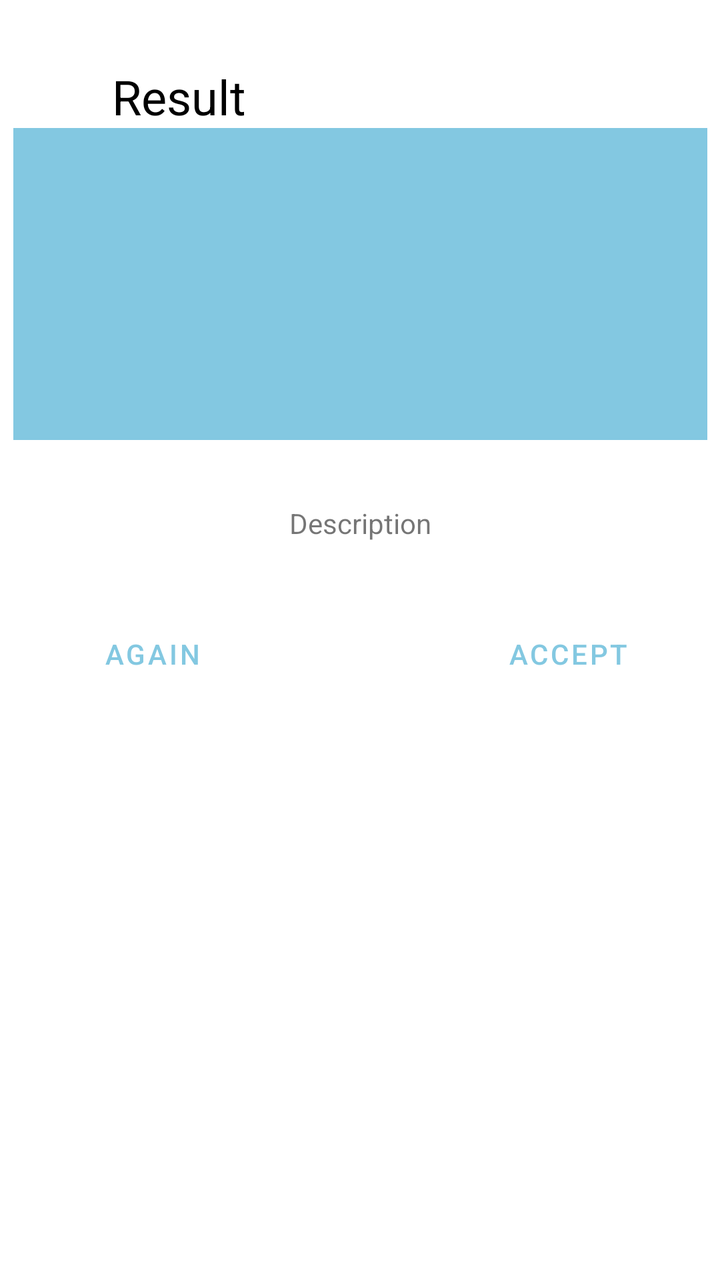
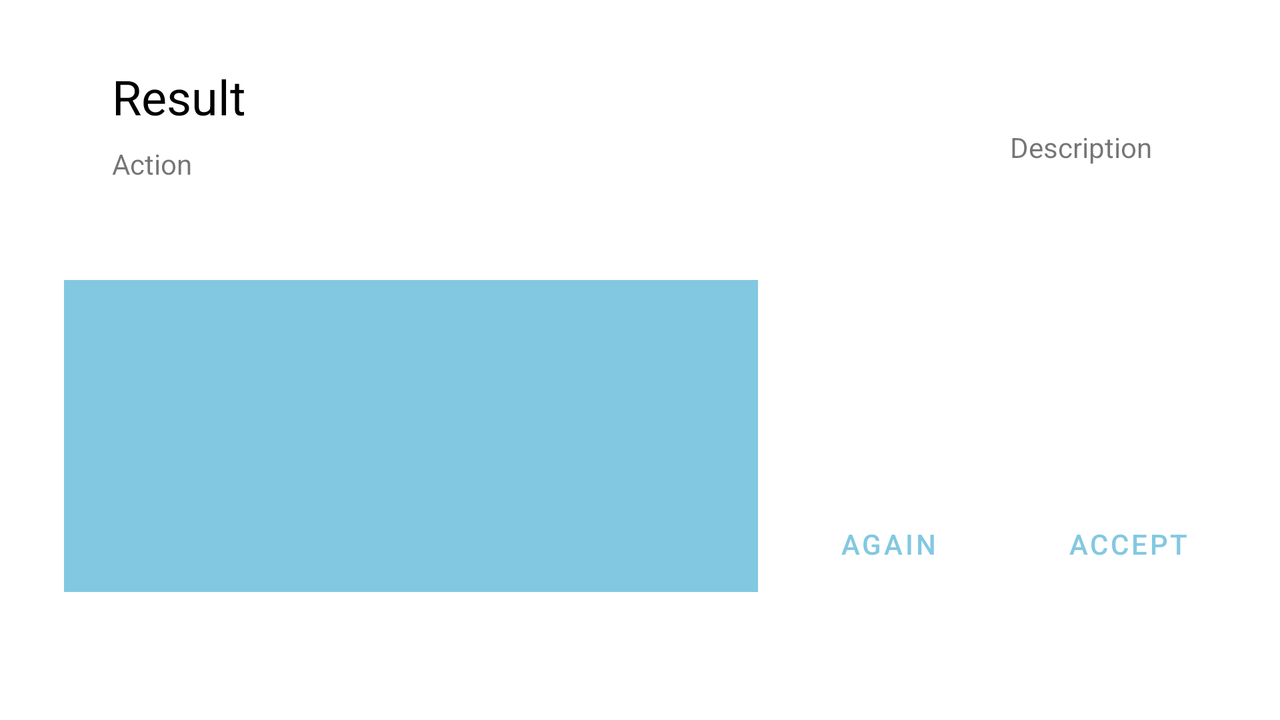

The same Android screen from two of the app's own layout files: first res/layout/ as a phone draws it, then the repository's variant for another configuration, drawn on a device whose configuration selects that folder. Both files follow.
<!-- AndroidManifest.xml: application theme AppTheme -->
<!-- res/layout/content_result.xml -->
<?xml version="1.0" encoding="utf-8"?>
<android.support.constraint.ConstraintLayout xmlns:android="http://schemas.android.com/apk/res/android"
    xmlns:app="http://schemas.android.com/apk/res-auto"
    xmlns:tools="http://schemas.android.com/tools"
    android:layout_width="match_parent"
    android:layout_height="match_parent"
    app:layout_behavior="@string/appbar_scrolling_view_behavior"
    tools:context=".ResultActivity"
    tools:showIn="@layout/activity_result">

    <ImageView
        android:id="@+id/resultLogo_imageView"
        android:layout_width="wrap_content"
        android:layout_height="wrap_content"
        android:layout_marginStart="32dp"
        android:layout_marginLeft="32dp"
        android:layout_marginTop="32dp"
        android:contentDescription="@string/logocompany"
        app:layout_constraintStart_toStartOf="parent"
        app:layout_constraintTop_toTopOf="parent"
        app:srcCompat="@mipmap/ic_launcher_round" />

    <TextView
        android:id="@+id/resultEvent_textView"
        android:layout_width="wrap_content"
        android:layout_height="wrap_content"
        android:layout_marginStart="24dp"
        android:layout_marginLeft="24dp"
        android:layout_marginTop="32dp"
        android:text="@string/result"
        android:textColor="@android:color/black"
        android:textSize="24sp"
        app:layout_constraintStart_toEndOf="@+id/resultLogo_imageView"
        app:layout_constraintTop_toTopOf="parent" />

    <TextView
        android:id="@+id/resultCategory_textView"
        android:layout_width="wrap_content"
        android:layout_height="wrap_content"
        android:layout_marginStart="24dp"
        android:layout_marginLeft="24dp"
        android:layout_marginTop="8dp"
        android:text="@string/category1"
        app:layout_constraintStart_toEndOf="@+id/resultLogo_imageView"
        app:layout_constraintTop_toBottomOf="@+id/resultEvent_textView" />

    <TextView
        android:id="@+id/resultDescription_textView"
        android:layout_width="wrap_content"
        android:layout_height="wrap_content"
        android:layout_marginStart="32dp"
        android:layout_marginLeft="32dp"
        android:layout_marginTop="32dp"
        android:layout_marginEnd="32dp"
        android:layout_marginRight="32dp"
        android:text="@string/description"
        app:layout_constraintEnd_toEndOf="parent"
        app:layout_constraintStart_toStartOf="parent"
        app:layout_constraintTop_toBottomOf="@+id/resultImage_imageView" />

    <Button
        android:id="@+id/resultAgain_button"
        style="@style/Widget.MaterialComponents.Button.TextButton"
        android:layout_width="wrap_content"
        android:layout_height="wrap_content"
        android:layout_marginStart="32dp"
        android:layout_marginLeft="32dp"
        android:layout_marginTop="32dp"
        android:onClick="buttonAgainClicked"
        android:text="@string/redo"
        app:layout_constraintStart_toStartOf="parent"
        app:layout_constraintTop_toBottomOf="@+id/resultDescription_textView" />

    <Button
        android:id="@+id/resultAccept_button"
        style="@style/Widget.MaterialComponents.Button.TextButton"
        android:layout_width="wrap_content"
        android:layout_height="wrap_content"
        android:layout_marginTop="32dp"
        android:layout_marginEnd="32dp"
        android:layout_marginRight="32dp"
        android:onClick="buttonAcceptClicked"
        android:text="@string/accept"
        app:layout_constraintEnd_toEndOf="parent"
        app:layout_constraintTop_toBottomOf="@+id/resultDescription_textView" />

    <ImageView
        android:id="@+id/resultImage_imageView"
        android:layout_width="347dp"
        android:layout_height="156dp"
        android:layout_marginStart="32dp"
        android:layout_marginLeft="32dp"
        android:layout_marginTop="32dp"
        android:layout_marginEnd="32dp"
        android:layout_marginRight="32dp"
        android:layout_marginBottom="32dp"
        android:contentDescription="@string/picturecompany"
        app:layout_constraintBottom_toTopOf="@+id/resultDescription_textView"
        app:layout_constraintEnd_toEndOf="parent"
        app:layout_constraintStart_toStartOf="parent"
        app:layout_constraintTop_toBottomOf="@+id/resultLogo_imageView"
        app:srcCompat="@color/colorPrimary" />

</android.support.constraint.ConstraintLayout>
<!-- resources referenced by this layout -->
<resources>
  <color name="colorPrimary">#83C8E1</color>
  <string name="accept">Accept</string>
  <string name="category1" translatable="false">Action</string>
  <string name="description">Description</string>
  <string name="logocompany" translatable="false">Logo Company</string>
  <string name="picturecompany" translatable="false">Picture Company</string>
  <string name="redo">AGAIN</string>
  <string name="result">Result</string>
  <style name="AppTheme" parent="Theme.MaterialComponents.Light.DarkActionBar">
          
          <item name="colorPrimary">@color/colorPrimary</item>
          <item name="colorPrimaryDark">@color/colorPrimaryDark</item>
          <item name="colorAccent">@color/colorAccent</item>
      </style>
  <color name="colorPrimaryDark">#5197af</color>
  <color name="colorAccent">#BDBDBD</color>
</resources>
<!-- res/layout-land/content_result.xml (the repository's variant of the layout above) -->
<!-- drawn on the phone turned sideways -->
<?xml version="1.0" encoding="utf-8"?>
<android.support.constraint.ConstraintLayout xmlns:android="http://schemas.android.com/apk/res/android"
    xmlns:app="http://schemas.android.com/apk/res-auto"
    xmlns:tools="http://schemas.android.com/tools"
    android:layout_width="match_parent"
    android:layout_height="match_parent"
    app:layout_behavior="@string/appbar_scrolling_view_behavior"
    tools:context=".ResultActivity"
    tools:showIn="@layout/activity_result">

    <ImageView
        android:id="@+id/resultLogo_imageView"
        android:layout_width="wrap_content"
        android:layout_height="wrap_content"
        android:layout_marginStart="32dp"
        android:layout_marginLeft="32dp"
        android:layout_marginTop="32dp"
        android:contentDescription="@string/logocompany"
        app:layout_constraintStart_toStartOf="parent"
        app:layout_constraintTop_toTopOf="parent"
        app:srcCompat="@mipmap/ic_launcher_round" />

    <TextView
        android:id="@+id/resultEvent_textView"
        android:layout_width="wrap_content"
        android:layout_height="wrap_content"
        android:layout_marginStart="24dp"
        android:layout_marginLeft="24dp"
        android:layout_marginTop="32dp"
        android:text="@string/result"
        android:textColor="@android:color/black"
        android:textSize="24sp"
        app:layout_constraintStart_toEndOf="@+id/resultLogo_imageView"
        app:layout_constraintTop_toTopOf="parent" />

    <TextView
        android:id="@+id/resultCategory_textView"
        android:layout_width="wrap_content"
        android:layout_height="wrap_content"
        android:layout_marginStart="24dp"
        android:layout_marginLeft="24dp"
        android:layout_marginTop="8dp"
        android:text="@string/category1"
        app:layout_constraintStart_toEndOf="@+id/resultLogo_imageView"
        app:layout_constraintTop_toBottomOf="@+id/resultEvent_textView" />

    <TextView
        android:id="@+id/resultDescription_textView"
        android:layout_width="wrap_content"
        android:layout_height="wrap_content"
        android:layout_marginTop="64dp"
        android:layout_marginEnd="64dp"
        android:layout_marginRight="64dp"
        android:text="@string/description"
        app:layout_constraintEnd_toEndOf="parent"
        app:layout_constraintTop_toTopOf="parent" />

    <Button
        android:id="@+id/resultAgain_button"
        style="@style/Widget.MaterialComponents.Button.TextButton"
        android:layout_width="wrap_content"
        android:layout_height="wrap_content"
        android:layout_marginEnd="32dp"
        android:layout_marginRight="32dp"
        android:layout_marginBottom="64dp"
        android:onClick="buttonAgainClicked"
        android:text="@string/redo"
        app:layout_constraintBottom_toBottomOf="parent"
        app:layout_constraintEnd_toStartOf="@+id/resultAccept_button" />

    <Button
        android:id="@+id/resultAccept_button"
        style="@style/Widget.MaterialComponents.Button.TextButton"
        android:layout_width="wrap_content"
        android:layout_height="wrap_content"
        android:layout_marginEnd="32dp"
        android:layout_marginRight="32dp"
        android:layout_marginBottom="64dp"
        android:onClick="buttonAcceptClicked"
        android:text="@string/accept"
        app:layout_constraintBottom_toBottomOf="parent"
        app:layout_constraintEnd_toEndOf="parent" />

    <ImageView
        android:id="@+id/resultImage_imageView"
        android:layout_width="347dp"
        android:layout_height="156dp"
        android:layout_marginStart="32dp"
        android:layout_marginLeft="32dp"
        android:layout_marginBottom="64dp"
        android:contentDescription="@string/picturecompany"
        app:layout_constraintBottom_toBottomOf="parent"
        app:layout_constraintStart_toStartOf="parent"
        app:srcCompat="@color/colorPrimary" />

</android.support.constraint.ConstraintLayout>
